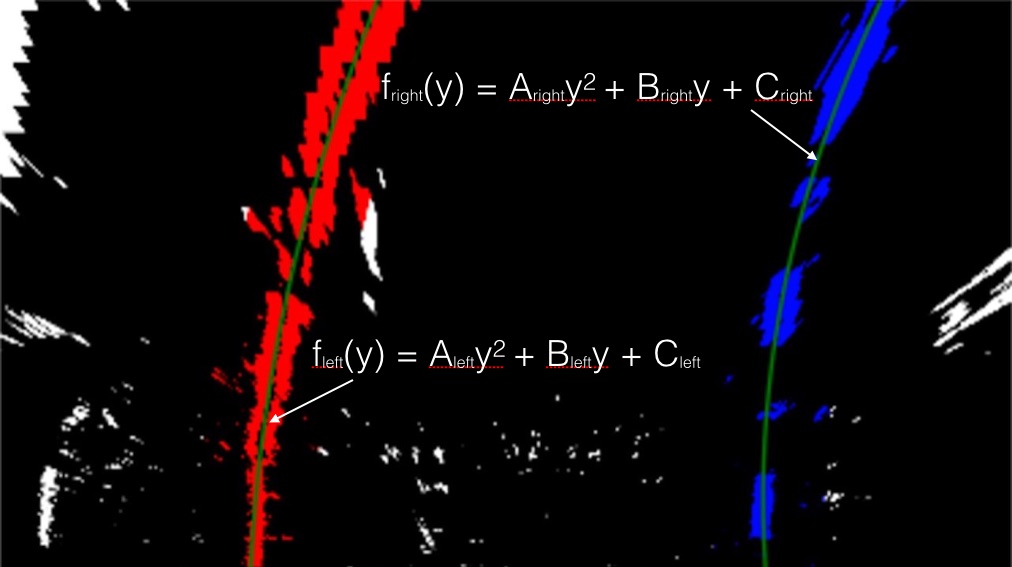
#> input picture P4-Advanced-Lane-Finding/examples/color_fit_lines.jpg, 1012 x 567 px
$ python -i utils.py   (imports and definitions only)   (older library calls are emulated)
#> lines starting #> are read from the running program, lines starting #| are printed output that depends on the picture; after the words box and inside, x2 and y2 are one past the last pixel; in counts of white or black regions, pixels touching at a corner belong together
import numpy as np
import cv2

ym_per_pix = 30/720 # meters per pixel in y dimension
xm_per_pix = 3.7/700 # meters per pixel in x dimension4

# Define source points for perspective transformation
src_points = np.float32([[200,720],[453,547],[835,547],[1100,720]])
# Define 4 destination points for perspective transformation
dst_points = np.float32([[320,720],[320,576],[960,576],[960,720]])

# [37 lines left out: functions undistort, get_eagle_eye, get_inverse_transform, draw_points, not called in this run]

def get_binary_image(img, l_thresh=(60, 255), v_thresh=(30, 100), y_thresh=(30, 255), kernel_size = 15):
    '''
    Applies different gradients to the current frame in order to detect road lanes.
    '''
#> called with l_thresh = (60, 255), v_thresh = (30, 100), y_thresh = (30, 255), kernel_size = 15
    img = np.copy(img)

    # Convert to HSV color space and separate the v channel
    hls = cv2.cvtColor(img, cv2.COLOR_RGB2HLS).astype(np.float)
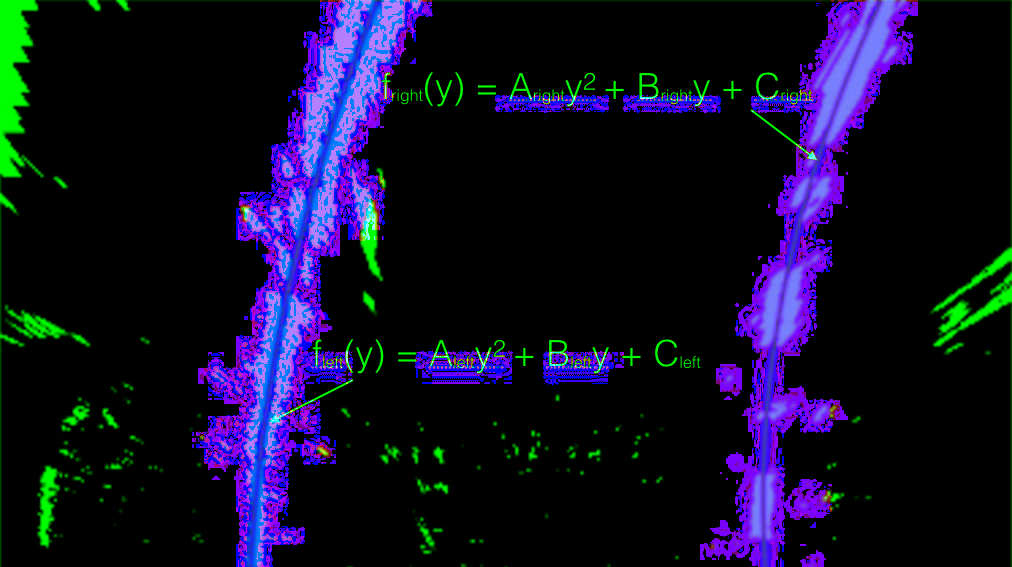
#> hls: shape (567, 1012, 3) float64; mean R, G, B 15.3, 13.6, 37.6
    l_channel = hls[:,:,1]

    channel = cv2.GaussianBlur(l_channel, (kernel_size, kernel_size), 0)
    sobelx = cv2.Sobel(channel, cv2.CV_64F, 1, 0) # Take the derivative in x
    abs_sobelx = np.absolute(sobelx) # Absolute x derivative to accentuate lines away from horizontal
    scaled_sobel = np.uint8(255*abs_sobelx/np.max(abs_sobelx))
    hls_l_binary = np.zeros_like(scaled_sobel)
    hls_l_binary[(scaled_sobel >= l_thresh[0]) & (scaled_sobel <= l_thresh[1])] = 1

    # Convert to YUV
    yuv = cv2.cvtColor(img, cv2.COLOR_RGB2YUV).astype(np.float)
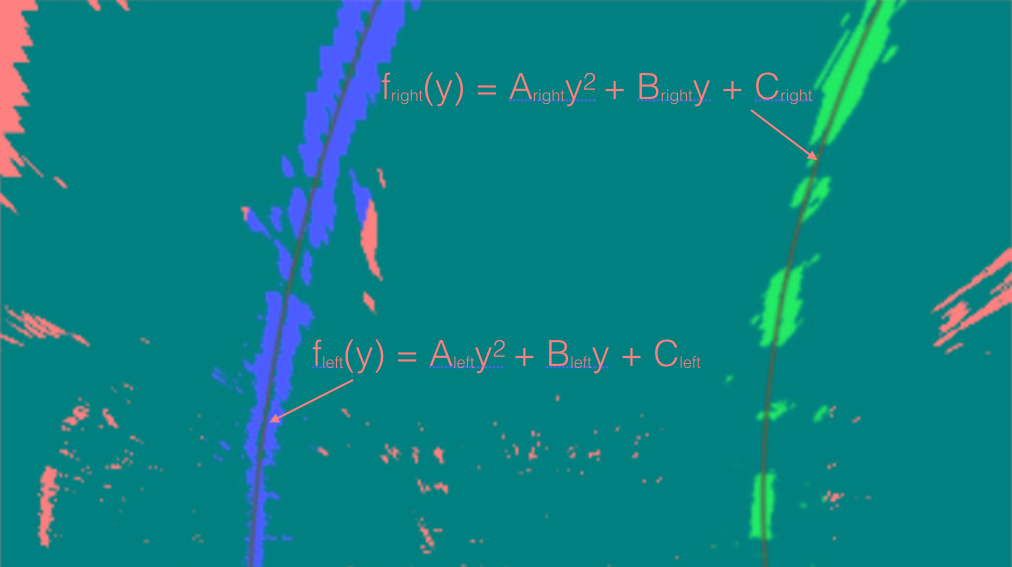
#> yuv: shape (567, 1012, 3) float64; mean R, G, B 10.8, 128.3, 131.8
    y_channel = yuv[:,:,0]
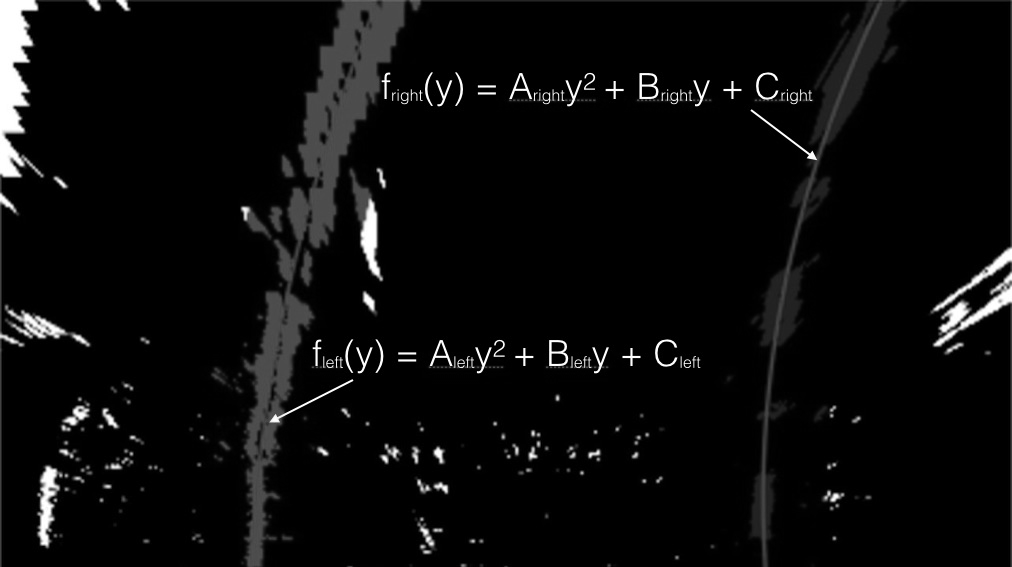
#> y_channel: shape (567, 1012) float64; min 0, max 255, mean 10.8
    v_channel = yuv[:,:,2]

    channel = cv2.GaussianBlur(y_channel, (kernel_size, kernel_size), 0)
    sobelx = cv2.Sobel(channel, cv2.CV_64F, 1, 0) # Take the derivative in x
    abs_sobelx = np.absolute(sobelx) # Absolute x derivative to accentuate lines away from horizontal
    scaled_sobel = np.uint8(255*abs_sobelx/np.max(abs_sobelx))
    yuv_y_binary = np.zeros_like(scaled_sobel)
    yuv_y_binary[(scaled_sobel >= y_thresh[0]) & (scaled_sobel <= y_thresh[1])] = 1

    white = np.zeros_like(scaled_sobel)
    white[(hls_l_binary == 1) | (yuv_y_binary == 1)] = 1

    channel = cv2.GaussianBlur(v_channel, (kernel_size, kernel_size), 0)
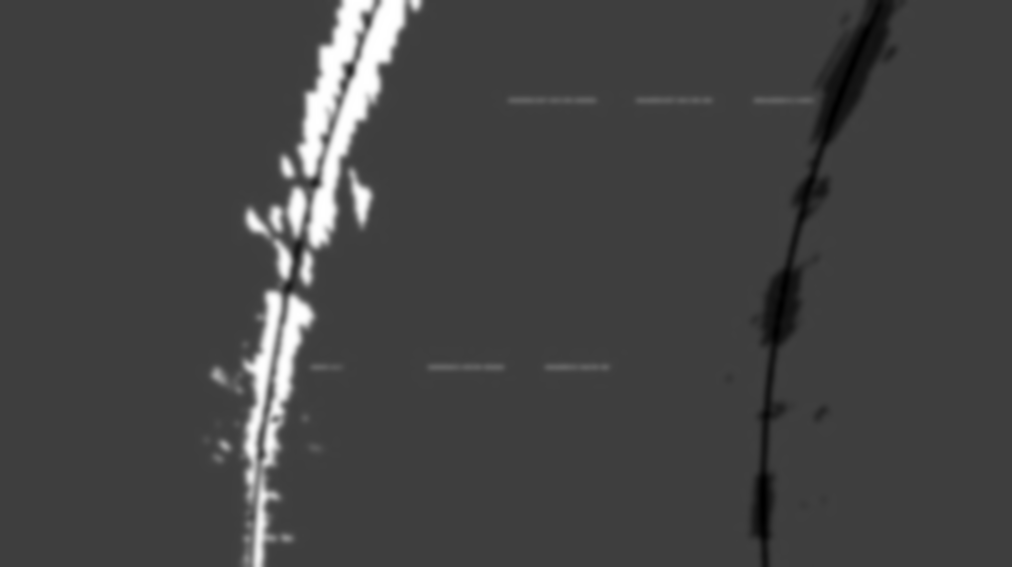
#> channel: shape (567, 1012) float64; min 86.35, max 255, mean 131.8; drawn with min black and max white
    sobelx = cv2.Sobel(channel, cv2.CV_64F, 1, 0) # Take the derivative in x
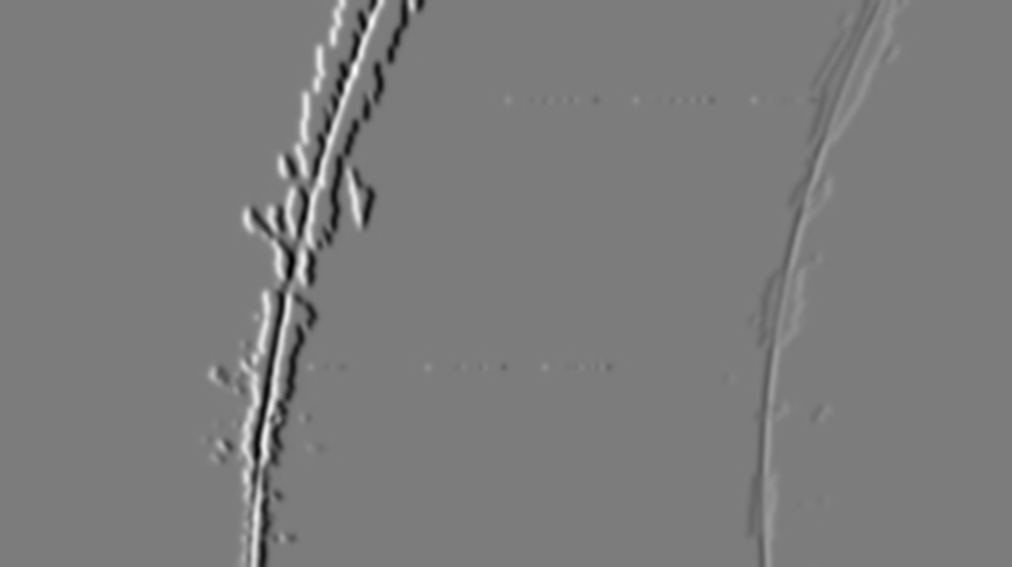
#> sobelx: shape (567, 1012) float64; min -162.6, max 169.9, mean 0; drawn with min black and max white
    abs_sobelx = np.absolute(sobelx) # Absolute x derivative to accentuate lines away from horizontal
    scaled_sobel = np.uint8(255*abs_sobelx/np.max(abs_sobelx))
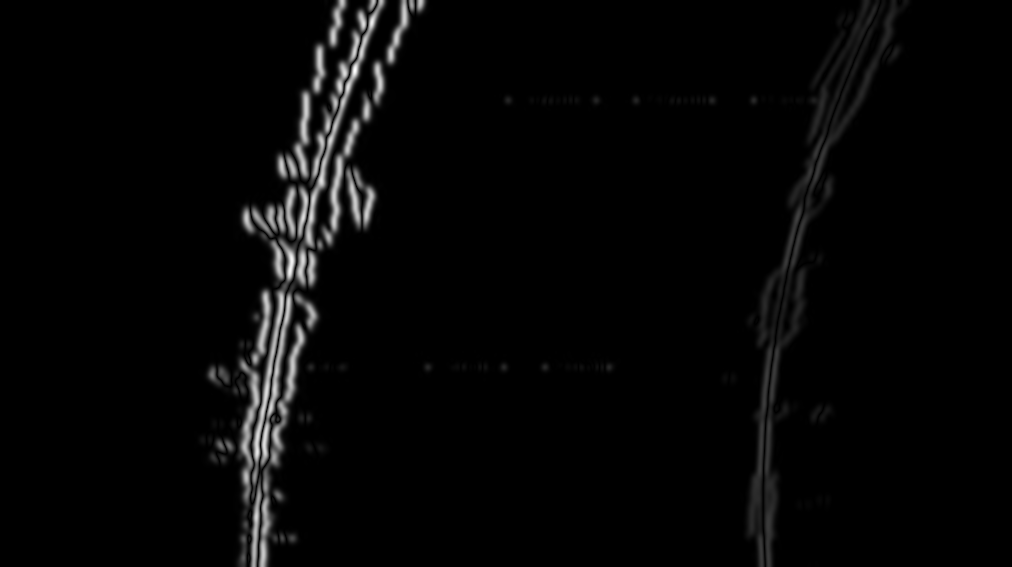
#> scaled_sobel: shape (567, 1012); min 0, max 255, mean 6

    yellow = np.zeros_like(scaled_sobel)
    yellow[(scaled_sobel >= v_thresh[0]) & (scaled_sobel <= v_thresh[1])] = 1

    combined = np.zeros_like(scaled_sobel)
    combined[(yellow == 1) | (white == 1)] = 1
    return combined

# [337 lines left out: functions process_frame, find_lanes_hist, get_poly_from_last, get_polynomial, get_polynomial2, get_curvature and 2 more, not called in this run]

>>> import cv2
>>> picture = cv2.cvtColor(cv2.imread('../examples/color_fit_lines.jpg'), cv2.COLOR_BGR2RGB)
>>> result = get_binary_image(picture)
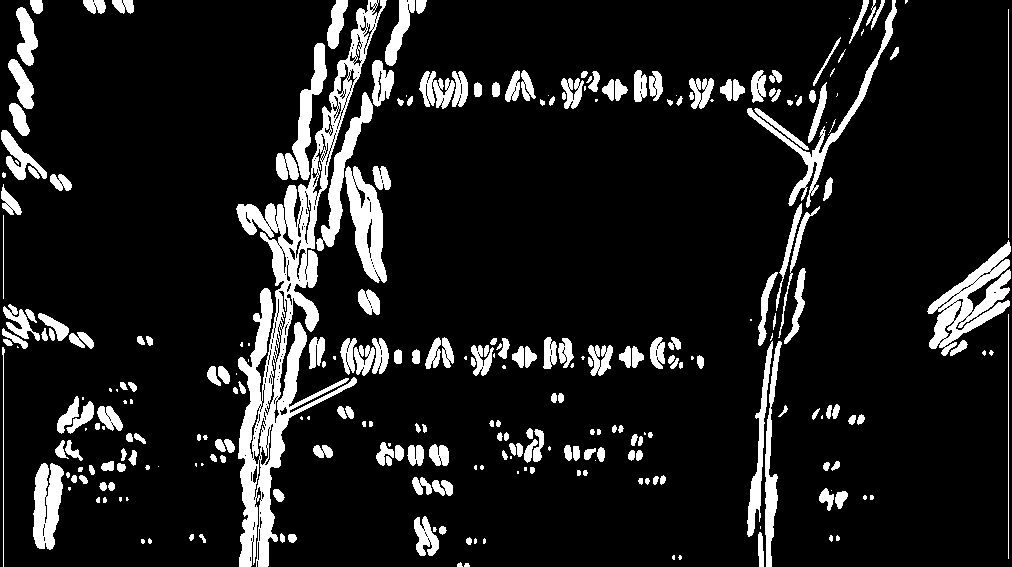
#> result: shape (567, 1012); values 0 (black) and 1 (white), 11.7% white; 289 white regions (74 under 20 px), largest, box (x1, y1, x2, y2) and area: (236, 0, 387, 567) 17047, (927, 240, 1011, 356) 3727, (345, 166, 387, 283) 2588
